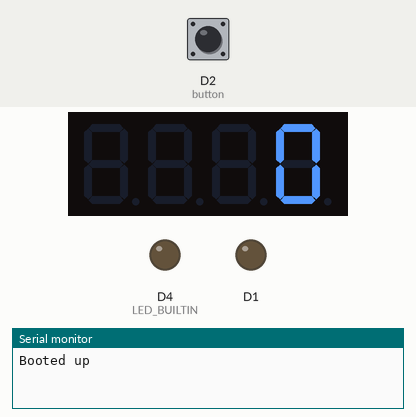
The program below on a simulated ESP8266 (NodeMCU). On the bench: 4-digit seven-segment display, output pins drawn as LEDs (lit = HIGH, except the on-board LED, lit = LOW), the last lines printed to the serial monitor. Dashed ring = blinking. The inputs (shaded band) are chosen by the test bench; at power-on: D2 (button) HIGH.

Above: at 1.2 s.
1.3 s: D2 (button) pulled LOW for 0.15 s
At 1.8 s:
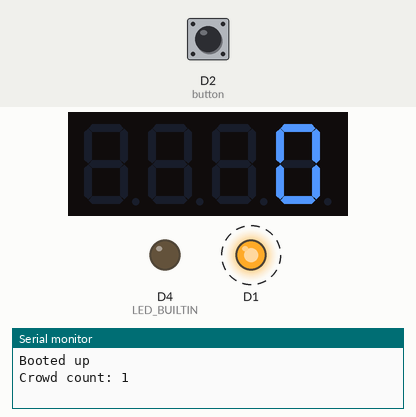
4.4 s: D2 (button) pulled LOW for 1 s
At 5.2 s:
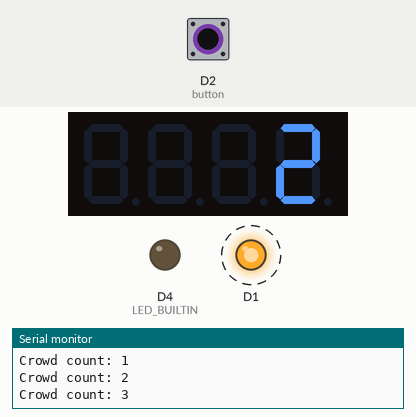
6.0 s: D2 (button) pulled LOW for 1 s
At 9.4 s:
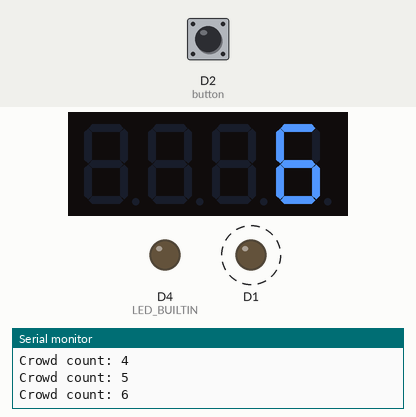
10.0 s: D2 (button) pulled LOW for 0.15 s
At 11.8 s:
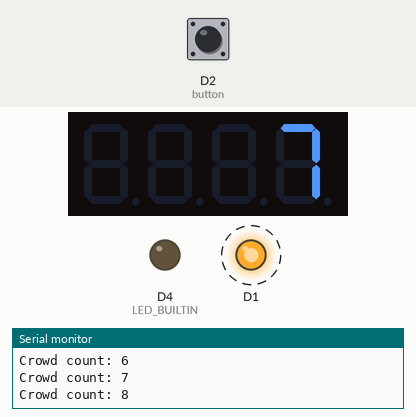
Timing chart, 0 to 13.6 s (numbered marks = the images above; inputs shaded):
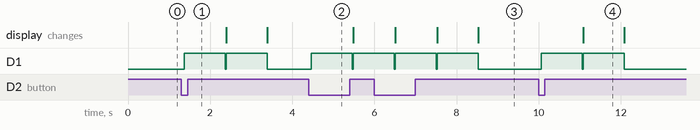

The program:

main.cpp
```cpp
#include <Arduino.h>
#include <ezButton.h>
#include <TM1637Display.h>

ezButton button(D2);
int crowd_count = 0;

// Module connection pins (Digital Pins)
#define CLK D5
#define DIO D3

TM1637Display display(CLK, DIO);

void setup() {
  // put your setup code here, to run once:
  Serial.begin(9600);
  Serial.println("Booted up");

  button.setDebounceTime(50);
  button.setCountMode(COUNT_FALLING);

  // Set the onboard LED pin as an output
  pinMode(LED_BUILTIN, OUTPUT);
  // Switch off the onboard LED
  digitalWrite(LED_BUILTIN, HIGH);

  // Set D1 to be an output pin for the relay.
  pinMode(D1, OUTPUT);
  // Turn it off
  digitalWrite(D1, LOW);

  display.clear();
  display.setBrightness(7);
  display.showNumberDec(0, false);
}

void loop() {
  display.showNumberDec(crowd_count, false);

  button.loop();
  int count = button.getCount();

  if(crowd_count != count) {
    crowd_count = count;
    Serial.print("Crowd count: ");
    Serial.println(crowd_count);

    // digitalWrite(LED_BUILTIN, LOW);
    // Turn relay on
    digitalWrite(D1, HIGH);

    delay(1000);
    digitalWrite(LED_BUILTIN, HIGH);

    // Turn relay off
    digitalWrite(D1, LOW);
  }
}
```

Measured:
- after the input at 1.3 s, D1: alternates HIGH for 1.0 s and LOW for 0.02 s, starting after 0.07 s
- after the input at 4.4 s, D1: LOW → HIGH after 0.06 s, → LOW 1.0 s later, → HIGH 0.02 s later
- after the input at 6.0 s, the display: first differs from a run without the input after 1.5 s (image 3 shows a later state)
- after the input at 10.0 s, D1: alternates HIGH for 1.0 s and LOW for 0.02 s, 4 changes in all, then stays LOW, starting after 0.07 s; the display: changes after 1.1 s (image 4)
- what the display in image 4 shows lasts 1.0 s, from 11.1 s to 12.1 s
